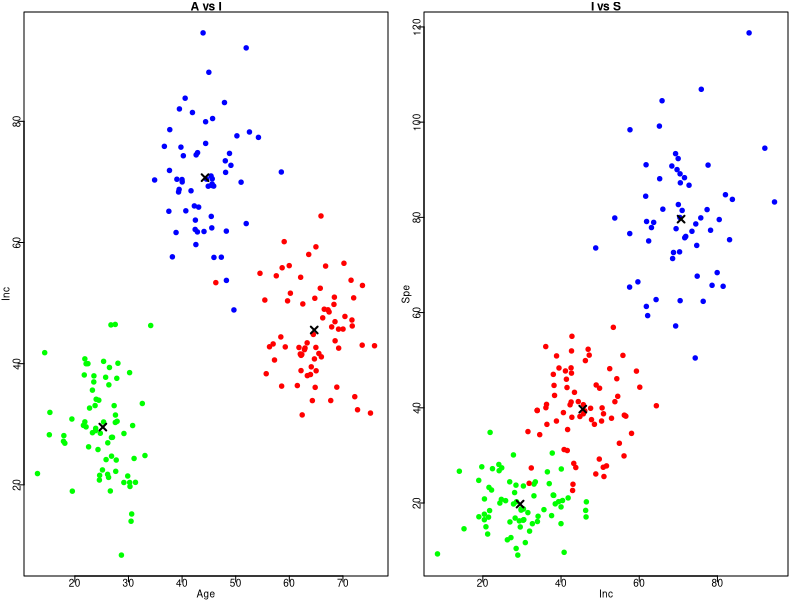

Write R code to recreate this figure.
set.seed(42)

# 1. Dữ liệu
customers = data.frame(
  Age = c(rnorm(70, 25, 4), rnorm(60, 45, 5), rnorm(70, 65, 6)),
  Income = c(rnorm(70, 30, 8), rnorm(60, 70, 10), rnorm(70, 45, 8)),
  Spending = c(rnorm(70, 20, 5), rnorm(60, 80, 12), rnorm(70, 40, 8))
)

# 2. K-Means
km = kmeans(customers, centers = 3, nstart = 25)
customers$Cluster = km$cluster

par(mfrow = c(1, 2), mar = c(2, 2, 1, 1), mgp = c(1, 0.1, 0), cex = 0.6)

# Biểu đồ 1
plot(customers$Age, customers$Income,
     col = c("red", "blue", "green")[customers$Cluster],
     pch = 19, xlab = "Age", ylab = "Inc", main = "A vs I")
points(km$centers[, 1:2], pch = 4, cex = 1.5, lwd = 2)

# Biểu đồ 2
plot(customers$Income, customers$Spending,
     col = c("red", "blue", "green")[customers$Cluster],
     pch = 19, xlab = "Inc", ylab = "Spe", main = "I vs S")
points(km$centers[, 2:3], pch = 4, cex = 1.5, lwd = 2)
